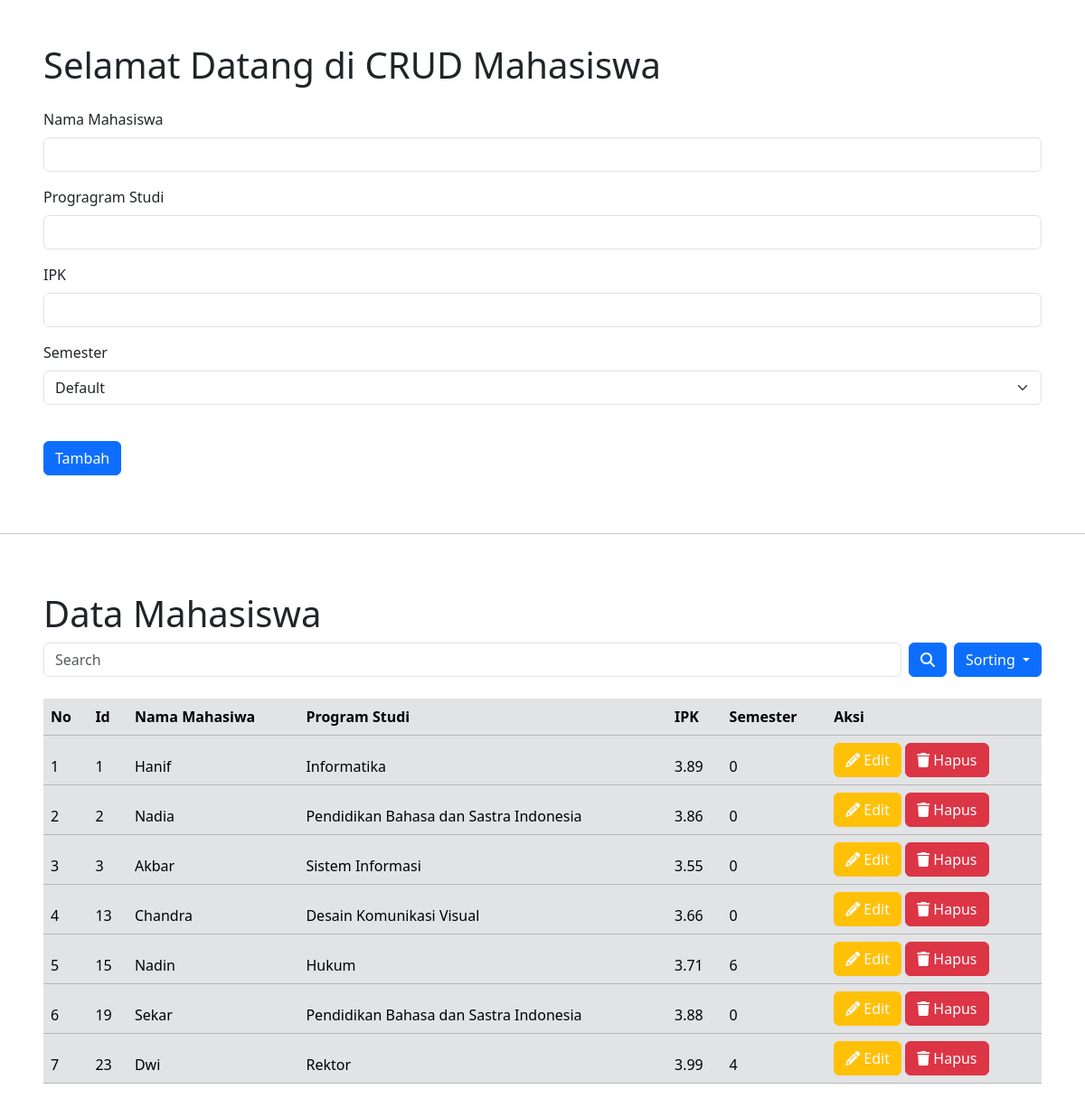
The page / on the database its author committed.
### tables this page shows
CREATE TABLE `mahasiswa` (
  `id_mhs` int(8) NOT NULL,
  `nama_mhs` varchar(255) NOT NULL,
  `prodi` varchar(255) NOT NULL,
  `ipk` float NOT NULL,
  `semester` int(3) NOT NULL
);

### function.php (called while the page is built, shortened)
<?php
include "./connect.php";
function tampil_data($query)
{
  global $db;
  $result = mysqli_query($db, $query);
  $rows = [];
  while ($row = mysqli_fetch_assoc($result)) {
    $rows[] = $row;
  }
  return $rows;
}

### index.php (the view, shortened to what this page needs)
<?php
include "./function.php";
$mahasiswa = tampil_data('SELECT * FROM mahasiswa');
?>
<!DOCTYPE html>
<html lang="en">
<head>
  <link href="https://cdn.jsdelivr.net/npm/bootstrap@5.3.3/dist/css/bootstrap.min.css" rel="stylesheet">
  <link rel="stylesheet" href="https://cdnjs.cloudflare.com/ajax/libs/font-awesome/6.5.2/css/all.min.css" />
</head>
<div class="p-5">
  <h1>Selamat Datang di CRUD Mahasiswa</h1>
  <form action="" method="POST" class="mt-4">
    <div class="mb-3">
      <label for="nama_mhs" class="form-label">Nama Mahasiswa</label>
      <input type="text" class="form-control" name="nama_mhs">
    </div>
    <div class="mb-3">
      <label for="prodi" class="form-label">Progragram Studi</label>
      <input type="text" class="form-control" name="prodi">
    </div>
    <div class="mb-3">
      <label for="ipk" class="form-label">IPK</label>
      <input type="text" class="form-control" name="ipk">
    </div>
    <div class="mb-3">
      <label for="semester" class="form-label">Semester</label>
      <select class="form-select" aria-label="Default select example" name="semester">
        <option value="" selected>Default</option>
      </select>
    </div>
    <br>
    <button type="submit" class="btn btn-primary" name="submit">Tambah</button>
  </form>
</div>
<hr>
<div class="p-5">
  <h1>Data Mahasiswa</h1>
  <form action="" class="d-flex" method="POST">
    <input type="text" class="form-control" placeholder="Search" name="cari">
    <button class="btn btn-primary ms-2" name="search"><i class="fa fa-search"></i></button>
    <div class="dropdown">
      <button class="btn btn-primary dropdown-toggle ms-2" type="button" data-bs-toggle="dropdown" aria-expanded="false">Sorting </button>
    </div>
  </form>
  <table class="table table-secondary mt-4">
    <thead>
      <tr>
        <th scope="col">No</th>
        <th scope="col">Id</th>
        <th scope="col">Nama Mahasiwa</th>
        <th scope="col">Program Studi</th>
        <th scope="col">IPK</th>
        <th scope="col">Semester</th>
        <th scope="col">Aksi</th>
      </tr>
      <?php $no = 1; ?>
      <?php foreach ($mahasiswa as $row) { ?>
        <tr>
          <td><?php echo $no; ?></td>
          <td><?php echo $row['id_mhs']; ?></td>
          <td><?php echo $row['nama_mhs']; ?></td>
          <td><?php echo $row['prodi']; ?></td>
          <td><?php echo $row['ipk']; ?></td>
          <td><?php echo $row['semester']; ?></td>
          <td>
            <a href="edit.php?id_mhs=<?php echo $row['id_mhs']; ?>"><button class="btn btn-warning text-light"><i class="fa fa-pencil" aria-hidden="true"></i> Edit</button></a>
            <a href="delete.php?id_mhs=<?php echo $row['id_mhs']; ?>"><button class="btn btn-danger"><i class="fa fa-trash" aria-hidden="true"></i> Hapus</button></a>
          </td>
        </tr>
        <?php $no++; ?>
      <?php } ?>
    </thead>
  </table>
</div>
</body>
</html>

### rows shown on the page
mahasiswa: id_mhs "1", nama_mhs "Hanif", prodi "Informatika", ipk "3.89", semester "0"
mahasiswa: id_mhs "2", nama_mhs "Nadia", prodi "Pendidikan Bahasa dan Sastra Indonesia", ipk "3.86", semester "0"
mahasiswa: id_mhs "3", nama_mhs "Akbar", prodi "Sistem Informasi", ipk "3.55", semester "0"
mahasiswa: id_mhs "13", nama_mhs "Chandra", prodi "Desain Komunikasi Visual", ipk "3.66", semester "0"
mahasiswa: id_mhs "15", nama_mhs "Nadin", prodi "Hukum", ipk "3.71", semester "6"
mahasiswa: id_mhs "19", nama_mhs "Sekar", prodi "Pendidikan Bahasa dan Sastra Indonesia", ipk "3.88", semester "0"
mahasiswa: id_mhs "23", nama_mhs "Dwi", prodi "Rektor", ipk "3.99", semester "4"
